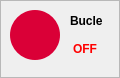
      <widget class="QFrame" name="frame_Bucle_cabezaDI">
       <property name="geometry">
        <rect>
         <x>580</x>
         <y>212</y>
         <width>120</width>
         <height>78</height>
        </rect>
       </property>
       <property name="frameShape">
        <enum>QFrame::StyledPanel</enum>
       </property>
       <property name="frameShadow">
        <enum>QFrame::Raised</enum>
       </property>
       <widget class="QRadioButton" name="cabezaDIBucle">
        <property name="geometry">
         <rect>
          <x>10</x>
          <y>10</y>
          <width>101</width>
          <height>51</height>
         </rect>
        </property>
        <property name="minimumSize">
         <size>
          <width>0</width>
          <height>30</height>
         </size>
        </property>
        <property name="font">
         <font>
          <family>ArialBlack</family>
          <pointsize>12</pointsize>
          <weight>1</weight>
          <italic>false</italic>
          <bold>false</bold>
         </font>
        </property>
        <property name="styleSheet">
         <string notr="true">QRadioButton
{
	color: #2a2a2a;
	font: 87 14 pt &quot;ArialBlack&quot;;
}

QRadioButton::indicator
{
	width: 50px;
	height: 50px;
	border-radius: 25px;
}

QRadioButton::indicator:checked {
   background-color: #00ff00;

}

QRadioButton::indicator:unchecked 
{
	background-color: #da0037;
	
}</string>
        </property>
        <property name="text">
         <string/>
        </property>
        <property name="checked">
         <bool>false</bool>
        </property>
       </widget>
       <widget class="QLabel" name="etiquetaCabezaDIBucle">
        <property name="geometry">
         <rect>
          <x>70</x>
          <y>30</y>
          <width>41</width>
          <height>31</height>
         </rect>
        </property>
        <property name="font">
         <font>
          <weight>75</weight>
          <bold>true</bold>
         </font>
        </property>
        <property name="styleSheet">
         <string notr="true">margin-top: 6px;
color: red;</string>
        </property>
        <property name="text">
         <string>OFF</string>
        </property>
       </widget>
       <widget class="QLabel" name="label_9">
        <property name="geometry">
         <rect>
          <x>70</x>
          <y>10</y>
          <width>51</width>
          <height>22</height>
         </rect>
        </property>
        <property name="font">
         <font>
          <weight>75</weight>
          <bold>true</bold>
         </font>
        </property>
        <property name="text">
         <string>Bucle</string>
        </property>
       </widget>
      </widget>
